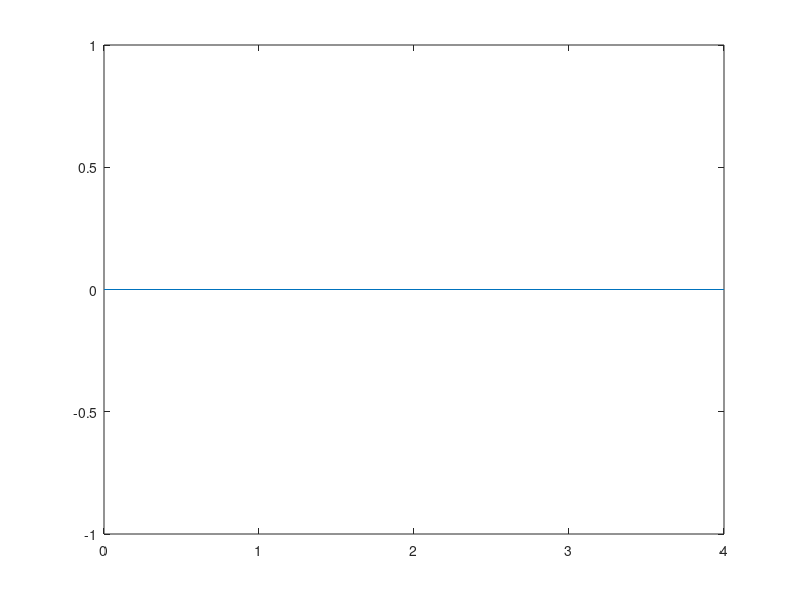

MATLAB code for this plot: (Note: this script raises an error after producing the figure.)
%%%%%
% Jordan Mayer
% AAE 590: Spacecraft Attitude Dynamics
% HW 09
%
% Perform numerical simulations and plot results.
%%%%%

%% Preliminary setup

close all; clear all; format compact; format short; rehash toolbox;
addpath('../helpers');

% Problem 2

% numerically simulate dynamic and kinematic differential equations
% simultaneously

%% Part ci
close all; clear all;

% set up constants
sigma_0 = 6;  % deg
v_f = 4;  % final number of revs
ttl_start = 'Jordan Mayer, AAE 590/440, HW 09, ';

% plot particular solution for nutation angle (all zero)
sigma_part = [0, 0];
figure(1);
plot([0, v_f], sigma_part); hold on;

for r = [1.8, 22]
    hw09_sim_and_plot(v_f, sigma_0, r, 1, 1);
end

% format plots
figure(1);
xlabel('Number of Revolutions'); ylabel('Nutation Angle, deg');
ttl = [ttl_start, 'Problem ci: Numerical Results'];
title(ttl); grid on;
legend('Particular Solution', 'r = 1.8', 'r = 22');
figure(2);
xlabel('Number of Revolutions'); ylabel('Error');
title(ttl); grid on;
legend('r = 1.8', 'r = 22');

%% Part cii
close all; clear all;

% set up constants
v_f = 4;  % final number of revs
options = odeset('RelTol', 1.0e-7, 'AbsTol', 1.0e-7);
  % set error tolerance to 10^(-7)
ttl_start = 'Jordan Mayer, AAE 590/440, HW 09, ';

% plot particular solution for nutation angle (all zero)
sigma_part = [0, 0];
figure(3);
plot([0, v_f], sigma_part); hold on;
figure(5);
plot([0, v_f], sigma_part); hold on;
figure(7);
plot([0, v_f], sigma_part); hold on;

for sigma_0 = [3, 6]  % deg
    for r = [1.5, 8, 22]
        if r == 1.5
            fig = 3;
        elseif r == 8
            fig = 5;
        else
            fig = 7;
        end
        
        hw09_sim_and_plot(v_f, sigma_0, r, fig, 1);
    end
end

% format plots
% r = 1.5
figure(3);
xlabel('Number of Revolutions'); ylabel('Nutation Angle, deg');
ttl = [ttl_start, 'Problem cii: Numerical Results, r = 1.5'];
title(ttl); grid on;
legend('Particular Solution', 'sigma_0 = 3 deg', 'sigma_0 = 6 deg');
figure(4);
xlabel('Number of Revolutions'); ylabel('Error');
title(ttl); grid on;
legend('sigma_0 = 3 deg', 'sigma_0 = 6 deg');

% r = 8
figure(5);
xlabel('Number of Revolutions'); ylabel('Nutation Angle, deg');
ttl = [ttl_start, 'Problem cii: Numerical Results, r = 8'];
title(ttl); grid on;
legend('Particular Solution', 'sigma_0 = 3 deg', 'sigma_0 = 6 deg');
figure(6);
xlabel('Number of Revolutions'); ylabel('Error');
title(ttl); grid on;
legend('sigma_0 = 3 deg', 'sigma_0 = 6 deg');

% r = 22
figure(7);
xlabel('Number of Revolutions'); ylabel('Nutation Angle, deg');
ttl = [ttl_start, 'Problem cii: Numerical Results, r = 22'];
title(ttl); grid on;
legend('Particular Solution', 'sigma_0 = 3 deg', 'sigma_0 = 6 deg');
figure(8);
xlabel('Number of Revolutions'); ylabel('Error');
title(ttl); grid on;
legend('sigma_0 = 3 deg', 'sigma_0 = 6 deg');

%% Part ciii

% set up constants
v_0 = 0;  % initial number of revs
options = odeset('RelTol', 1.0e-7, 'AbsTol', 1.0e-7);
  % set error tolerance to 10^(-7)
ttl_start = 'Jordan Mayer, AAE 590/440, HW 09, ';

% copy cii plots
figure(9);
copyobj(allchild(3), 9);
figure(10);
copyobj(allchild(5), 10);
figure(11);
copyobj(allchild(7), 11);

sigma_0 = 12;  % deg

for r = [1.5, 8, 22]
    if r == 1.5
        fig = 9;
    elseif r == 8
        fig = 10;
    else
        fig = 11;
    end
    
    hw09_sim_and_plot(v_f, sigma_0, r, fig, 0);
end

% format plots
figure(9);
title([ttl_start, 'Problem ciii: Numerical Results, r = 1.5']);
legend('Particular Solution', 'sigma_0 = 3 deg', 'sigma_0 = 6 deg', ...
       'sigma_0 = 12 deg');

% r = 8
figure(10);
title([ttl_start, 'Problem ciii: Numerical Results, r = 8']);
legend('Particular Solution', 'sigma_0 = 3 deg', 'sigma_0 = 6 deg', ...
       'sigma_0 = 12 deg');

% r = 22
figure(11);
title([ttl_start, 'Problem ciii: Numerical Results, r = 22']);
legend('Particular Solution', 'sigma_0 = 3 deg', 'sigma_0 = 6 deg', ...
       'sigma_0 = 12 deg');
   
%% Part d

%% try more simulation time (20 revs instead of 4)
close all; clear all;

% set up constants
v_f = 20;  % final number of revs
options = odeset('RelTol', 1.0e-7, 'AbsTol', 1.0e-7);
  % set error tolerance to 10^(-7)
ttl_start = 'Jordan Mayer, AAE 590/440, HW 09, ';

% plot particular solution for nutation angle (all zero)
sigma_part = [0, 0];
figure(1);
plot([0, v_f], sigma_part); hold on;
figure(2);
plot([0, v_f], sigma_part); hold on;
figure(3);
plot([0, v_f], sigma_part); hold on;

for sigma_0 = [3, 6]  % deg
    for r = [1.5, 8, 22]
        if r == 1.5
            fig = 1;
        elseif r == 8
            fig = 2;
        else
            fig = 3;
        end
        
        hw09_sim_and_plot(v_f, sigma_0, r, fig, 0);
    end
end

% format plots
% r = 1.5
figure(1);
xlabel('Number of Revolutions'); ylabel('Nutation Angle, deg');
ttl = [ttl_start, 'Problem d: Numerical Results, r = 1.5'];
title(ttl); grid on;
legend('Particular Solution', 'sigma_0 = 3 deg', 'sigma_0 = 6 deg');

% r = 8
figure(2);
xlabel('Number of Revolutions'); ylabel('Nutation Angle, deg');
ttl = [ttl_start, 'Problem d: Numerical Results, r = 8'];
title(ttl); grid on;
legend('Particular Solution', 'sigma_0 = 3 deg', 'sigma_0 = 6 deg');

% r = 22
figure(3);
xlabel('Number of Revolutions'); ylabel('Nutation Angle, deg');
ttl = [ttl_start, 'Problem d: Numerical Results, r = 22'];
title(ttl); grid on;
legend('Particular Solution', 'sigma_0 = 3 deg', 'sigma_0 = 6 deg');

%% try new r values
close all; clear all;

% set up constants
v_f = 20;  % final number of revs
options = odeset('RelTol', 1.0e-7, 'AbsTol', 1.0e-7);
  % set error tolerance to 10^(-7)
ttl_start = 'Jordan Mayer, AAE 590/440, HW 09, ';

% plot particular slution for nutation angle (all zero)
sigma_part = [0, 0];
figure(1);
plot([0, v_f], sigma_part); hold on;
figure(2);
plot([0, v_f], sigma_part); hold on;

for sigma_0 = [3, 6]  % deg
    for r = [-1.8, 36]
        if r == -1.8
            fig = 1;
        else
            fig = 2;
        end
        
        hw09_sim_and_plot(v_f, sigma_0, r, fig, 0);
    end
end

% format plots
% r = -1.8
figure(1);
xlabel('Number of Revolutions'); ylabel('Nutation Angle, deg');
ttl = [ttl_start, 'Problem d: Numerical Results, r = -1.8'];
title(ttl); grid on;
legend('Particular Solution', 'sigma_0 = 3 deg', 'sigma_0 = 6 deg');

% r = 36
figure(2);
xlabel('Number of Revolutions'); ylabel('Nutation Angle, deg');
ttl = [ttl_start, 'Problem d: Numerical Results, r = 36'];
title(ttl); grid on;
legend('Particular Solution', 'sigma_0 = 3 deg', 'sigma_0 = 6 deg');

%% check symmetry
close all; clear all;

% set up constants
v_f = 20;  % final number of revs
options = odeset('RelTol', 1.0e-7, 'AbsTol', 1.0e-7);
  % set error tolerance to 10^(-7)
ttl_start = 'Jordan Mayer, AAE 590/440, HW 09, ';

% plot particular slution for nutation angle (all zero)
sigma_part = [0, 0];
figure(1);
plot([0, v_f], sigma_part); hold on;
figure(2);
plot([0, v_f], sigma_part); hold on;
figure(3);
plot([0, v_f], sigma_part); hold on;
figure(4);
plot([0, v_f], sigma_part); hold on;

for sigma_0 = [3, 6]  % deg
    for r = [2, -2, 20, -20]
        if r == 2
            fig = 1;
        elseif r == -2
            fig = 2;
        elseif r == 20
            fig = 3;
        else
            fig = 4;
        end
        
        hw09_sim_and_plot(v_f, sigma_0, r, fig, 0);
    end
end

% format plots
% r = +-2
figure(1);
xlabel('Number of Revolutions'); ylabel('Nutation Angle, deg');
ttl = [ttl_start, 'Problem d: Numerical Results, r = 2'];
title(ttl); grid on;
legend('Particular Solution', 'sigma_0 = 3 deg', 'sigma_0 = 6 deg');

% r = -2
figure(2);
xlabel('Number of Revolutions'); ylabel('Nutation Angle, deg');
ttl = [ttl_start, 'Problem d: Numerical Results, r = -2'];
title(ttl); grid on;
legend('Particular Solution', 'sigma_0 = 3 deg', 'sigma_0 = 6 deg');

% r = 20
figure(3);
xlabel('Number of Revolutions'); ylabel('Nutation Angle, deg');
ttl = [ttl_start, 'Problem d: Numerical Results, r = 20'];
title(ttl); grid on;
legend('Particular Solution', 'sigma_0 = 3 deg', 'sigma_0 = 6 deg');

% r = -20
figure(4);
xlabel('Number of Revolutions'); ylabel('Nutation Angle, deg');
ttl = [ttl_start, 'Problem d: Numerical Results, r = -20'];
title(ttl); grid on;
legend('Particular Solution', 'sigma_0 = 3 deg', 'sigma_0 = 6 deg');